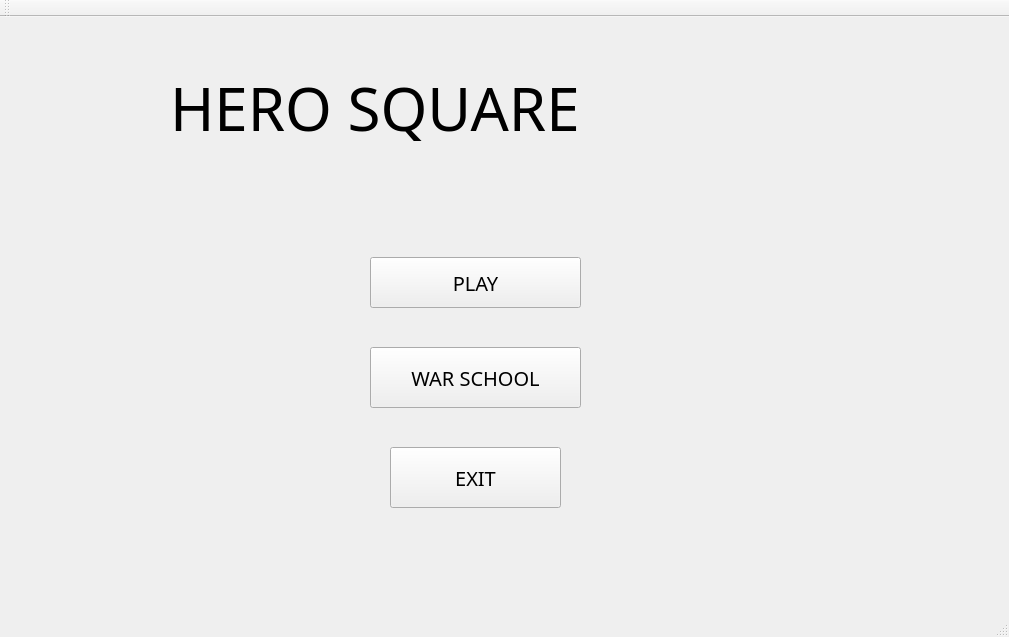
<?xml version="1.0" encoding="UTF-8"?>
<ui version="4.0">
 <class>MainWindow</class>
 <widget class="QMainWindow" name="MainWindow">
  <property name="geometry">
   <rect>
    <x>0</x>
    <y>0</y>
    <width>1009</width>
    <height>637</height>
   </rect>
  </property>
  <property name="windowTitle">
   <string>MainWindow</string>
  </property>
  <widget class="QWidget" name="centralWidget">
   <widget class="QPushButton" name="pushButton_play">
    <property name="geometry">
     <rect>
      <x>370</x>
      <y>240</y>
      <width>211</width>
      <height>51</height>
     </rect>
    </property>
    <property name="font">
     <font>
      <family>Imprint MT Shadow</family>
      <pointsize>15</pointsize>
     </font>
    </property>
    <property name="text">
     <string>PLAY</string>
    </property>
   </widget>
   <widget class="QPushButton" name="pushButton_training">
    <property name="geometry">
     <rect>
      <x>370</x>
      <y>330</y>
      <width>211</width>
      <height>61</height>
     </rect>
    </property>
    <property name="font">
     <font>
      <family>Imprint MT Shadow</family>
      <pointsize>15</pointsize>
     </font>
    </property>
    <property name="text">
     <string>WAR SCHOOL</string>
    </property>
   </widget>
   <widget class="QPushButton" name="pushButton_exit">
    <property name="geometry">
     <rect>
      <x>390</x>
      <y>430</y>
      <width>171</width>
      <height>61</height>
     </rect>
    </property>
    <property name="font">
     <font>
      <family>Imprint MT Shadow</family>
      <pointsize>15</pointsize>
     </font>
    </property>
    <property name="text">
     <string>EXIT</string>
    </property>
   </widget>
   <widget class="QLabel" name="label_2">
    <property name="geometry">
     <rect>
      <x>170</x>
      <y>20</y>
      <width>621</width>
      <height>141</height>
     </rect>
    </property>
    <property name="font">
     <font>
      <family>Imprint MT Shadow</family>
      <pointsize>45</pointsize>
     </font>
    </property>
    <property name="text">
     <string>HERO SQUARE</string>
    </property>
   </widget>
  </widget>
  <widget class="QMenuBar" name="menuBar">
   <property name="geometry">
    <rect>
     <x>0</x>
     <y>0</y>
     <width>1009</width>
     <height>26</height>
    </rect>
   </property>
  </widget>
  <widget class="QToolBar" name="mainToolBar">
   <attribute name="toolBarArea">
    <enum>TopToolBarArea</enum>
   </attribute>
   <attribute name="toolBarBreak">
    <bool>false</bool>
   </attribute>
  </widget>
  <widget class="QStatusBar" name="statusBar"/>
 </widget>
 <layoutdefault spacing="6" margin="11"/>
 <resources/>
 <connections>
  <connection>
   <sender>pushButton_exit</sender>
   <signal>clicked()</signal>
   <receiver>MainWindow</receiver>
   <slot>close()</slot>
   <hints>
    <hint type="sourcelabel">
     <x>140</x>
     <y>547</y>
    </hint>
    <hint type="destinationlabel">
     <x>79</x>
     <y>605</y>
    </hint>
   </hints>
  </connection>
 </connections>
</ui>
